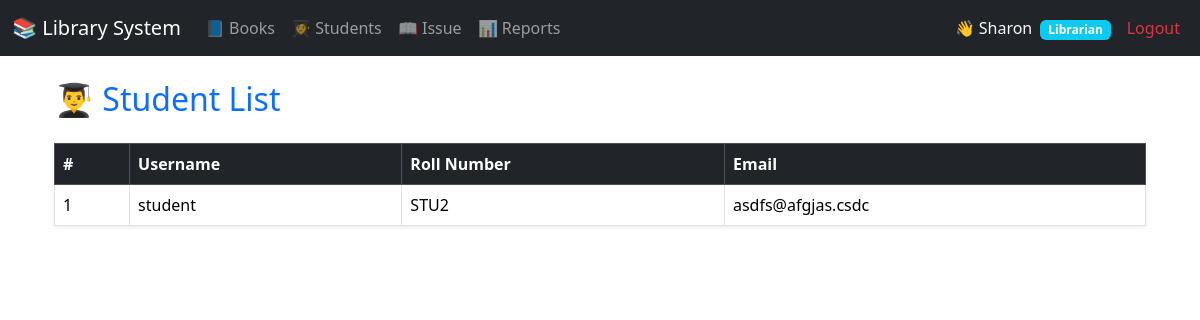
The app's page /students/ (signed in) with its own data.
### LibApp/models.py (models this page shows, shortened)
class Student(models.Model):
    user = models.OneToOneField(User, on_delete=models.CASCADE, null=True, default=None)
    roll_no = models.CharField(max_length=20, unique=True, default="UNKNOWN")
    department = models.CharField(max_length=100, default="General")
    email = models.EmailField(default="default@example.com")

### LibApp/views.py (the view)
# urls.py: path("students/", student_list, name="student_list"),
@login_required
def student_list(request):
    if request.user.profile.role != "librarian":
        messages.error(request, "Access denied.")
        return redirect("LibApp:dashboard")
    students = Student.objects.all()
    return render(request, "student_list.html", {"students": students})

### LibApp/templates/student_list.html (shortened to what this page needs)
{% extends 'base.html' %}
{% block content %}
<div class="container mt-4">
    <div class="d-flex justify-content-between align-items-center mb-3">
        <h2 class="text-primary">👨‍🎓 Student List</h2>
    </div>
    <table class="table table-bordered table-hover shadow-sm">
        <thead class="table-dark">
            <tr>
                <th>#</th>
                <th>Username</th>
                <th>Roll Number</th>
                <th>Email</th>
            </tr>
        </thead>
        <tbody>
            {% for student in students %}
            <tr>
                <td>{{ forloop.counter }}</td>
                <td>{{ student.user.username }}</td>
                <td>{{ student.roll_no }}</td>
                <td>{{ student.email }}</td>
            </tr>
            {% empty %}
            <tr>
                <td colspan="5" class="text-center text-muted">No students found.</td>
            </tr>
            {% endfor %}
        </tbody>
    </table>
</div>
{% endblock %}

### LibApp/templates/base.html (shortened to what this page needs)
<!DOCTYPE html>
<html lang="en">
<head>
  <link href="https://cdn.jsdelivr.net/npm/bootstrap@5.3.2/dist/css/bootstrap.min.css" rel="stylesheet">
</head>
<body>
<nav class="navbar navbar-expand-lg navbar-dark bg-dark">
  <div class="container-fluid">
    <a class="navbar-brand" href="{% url 'LibApp:dashboard' %}">📚 Library System</a>
    <div class="collapse navbar-collapse" id="navbarNav">
      <ul class="navbar-nav me-auto mb-2 mb-lg-0">
        {% if request.user.is_authenticated %}
          {% if request.user.profile.role == 'librarian' %}
            <li class="nav-item"><a class="nav-link" href="{% url 'LibApp:book_list' %}">📘 Books</a></li>
            <li class="nav-item"><a class="nav-link" href="{% url 'LibApp:student_list' %}">👩‍🎓 Students</a></li>
            <li class="nav-item"><a class="nav-link" href="{% url 'LibApp:issue_book' %}">📖 Issue</a></li>
            <li class="nav-item"><a class="nav-link" href="{% url 'LibApp:reports' %}">📊 Reports</a></li>
          {% elif request.user.profile.role == 'student' %}
            <li class="nav-item"><a class="nav-link" href="{% url 'LibApp:book_list' %}">📗 View Books</a></li>
          {% endif %}
        {% endif %}
      </ul>
      <ul class="navbar-nav ms-auto">
        {% if request.user.is_authenticated %}
          <li class="nav-item">
            <span class="nav-link text-light">
              👋 {{ request.user.username|capfirst }}
              {% if request.user.profile.role == 'librarian' %}
                <span class="badge bg-info ms-1">Librarian</span>
              {% else %}
                <span class="badge bg-success ms-1">Student</span>
              {% endif %}
            </span>
          </li>
          <li class="nav-item"><a class="nav-link text-danger" href="{% url 'LibApp:logout' %}">Logout</a></li>
        {% else %}
          <li class="nav-item"><a class="nav-link" href="{% url 'LibApp:login' %}">Login</a></li>
        {% endif %}
      </ul>
    </div>
  </div>
</nav>
<div class="container my-4">
  {% block content %}{% endblock %}
</div>
</body>
</html>

### records on screen
Student: user.username "student", roll_no "STU2", email "asdfs@afgjas.csdc"

### other values on screen
{{ request.user.username|capfirst }} "Sharon"
